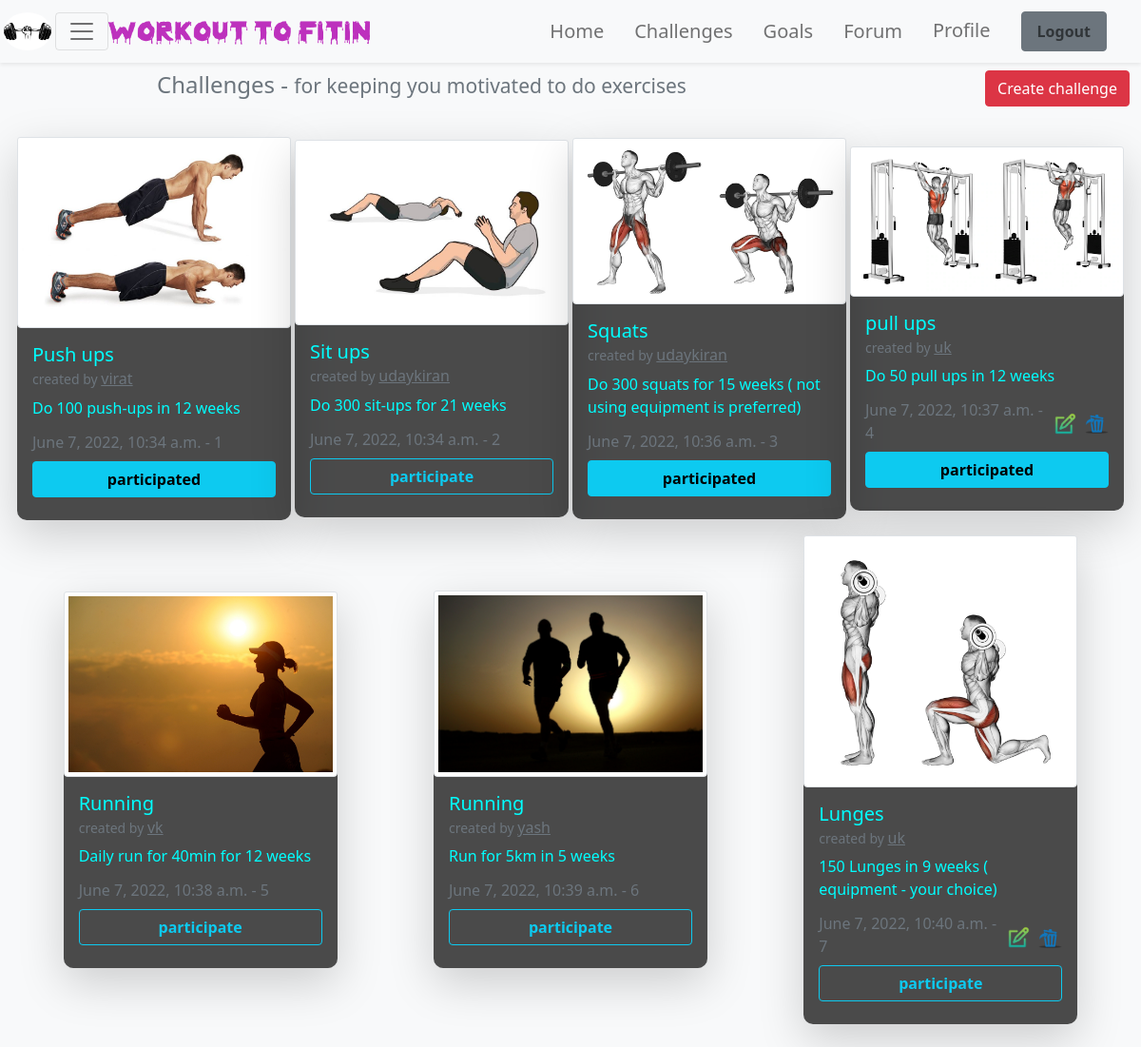
The page /challenges/ (signed in) on the database its author committed.
### myapp/models.py (models this page shows, shortened)
class Challenges(models.Model) :
    title = models.CharField(max_length=100)
    description = models.TextField(blank=True)
    user = models.ForeignKey(User,on_delete=models.CASCADE)
    updated = models.DateTimeField(auto_now=True) # it will updated every single time when it is saved
    created = models.DateTimeField(auto_now_add=True) # initial time stamp
    image = models.ImageField(default='challenges/default.jpg',upload_to='challenges')
    class Meta :
        ordering = ['updated','created']

### myapp/views.py (the view)
# urls.py: path('challenges/',myapp_views.challenges,name='challenges'),
@login_required
def challenges(request) :
    challenges = Challenges.objects.all()
    goals = Goals.objects.filter(participant=request.user)
    lis = []
    for x in goals :
        y = x.__str__()
        lis.append(y)
    context = {'challenges':challenges,'lis':lis}
    return render(request,'challenges.html',context=context)

### myapp/models.py (called while the page is built)
    def __str__(self) :
        return self.goal.title

### templates/challenges.html
{% extends 'base.html' %}
{% load static %}
{% block content %}
<div class="d-flex align-items-center bg-light p-2">
  <h4 class="text-muted mx-auto">Challenges - <small>for keeping you motivated to do exercises</small></h4>
  {% if request.user.is_authenticated %}
  <a href="{% url 'create_challenge' %}" class="btn btn-danger" style="margin-left:auto;margin-right:4px;">Create challenge</a>
  {% endif %}
</div>
<section class="bg-light d-flex justify-content-start align-items-center p-3 g-3 flex-wrap">
   {% for challenge in challenges %}
   <div class="m-2 cardhover shadow-lg mx-auto" style="width: 18rem;">
    <img class="card-img-top img-thumbnail img-responsive" src="{{challenge.image.url}}" />
    <div class="card-body">
      <h5 class="card-title">{{challenge.title}}</h5>
      <h6 class="card-subtitle mb-2 text-muted"><small>created by </small><a class='text-muted' href='{% url 'profile' %}' >{{challenge.user.username}}</a></h6>
      <p class="card-text">{{challenge.description}}</p>
      <div class="d-flex justify-content-between align-items-center">
          <p class="card-subtitle text-muted">{{challenge.updated}} - {{challenge.id}}</p>
          {% if request.user == challenge.user %}
                <div class="d-flex justify-content-between align-items-center" style="margin-left:auto;">
                    <a onclick="" class="text-decoration-none py-0 mx-2 imagehoverstyle" href="{% url 'challenge_update' challenge.id %}"><img style="width:25px;color:black;" src="{% static 'images/editicon.png' %}"></a>
                    <a class="text-decoration-none py-0 imagehoverstyle" href="{% url 'challenge_delete' challenge.id %}"><img style="width:25px;color:white;background-color:inherit;" src="{% static 'images/deleteicon.png' %}"></a>
                </div>
            {% endif %}
      </div>
      {% if challenge.title in lis %}
      <a class="btn btn-info d-block w-100 my-2 fw-bold" href="#">participated</a>
      {% else %}
      <a class="btn btn-outline-info d-block w-100 my-2 fw-bold" href="{% url 'participate_challenge' challenge.id %}">participate</a>
      {% endif %}
    </div>
  </div>
   {% endfor %}
</section>
{% endblock content %}

### templates/base.html (shortened to what this page needs)
<!DOCTYPE html>
{% load static %}
<html lang="en">
<head>
    <link rel="stylesheet" href="{% static 'css/main.css' %}">
    <link rel="stylesheet" href="{% static 'css/bootstrap.min.css' %}" >
</head>
<body>
    {% include 'navbar.html' %}
    {% block content %}
    {% endblock content %}
</body>
</html>

### templates/navbar.html (shortened to what this page needs)
{% load static %}
<nav class="navbar navbar-expand-lg navbar-light bg-light navstyle shadow-sm">
    <img class="logoimagestyle mx-1 d-block" src="{% static 'images/logo3.jpg' %}" />
    <button style="margin-left:auto;float:right;display: block;" class="navbar-toggler" type="button" data-bs-toggle="collapse" data-bs-target="#navbarTogglerDemo03">
      <span class="navbar-toggler-icon"></span>
    </button>
    <div class="collapse navbar-collapse" id="navbarTogglerDemo03" >
      <img style="height:50px;" class='' src="{% static 'images/logo2.png' %}" alt='image' />
      <ul class="navbar-nav mr-5 mt-2 mt-lg-0 h5"  style="margin-left:auto;">
        <li class="nav-item active mx-2">
          <a class="nav-link navlinkstyle" href="{% url 'home' %}">Home </a>
        </li>
        <li class="nav-item mx-2">
          <a class="nav-link navlinkstyle" href="{% url 'challenges' %}">Challenges</a>
        </li>
        <li class="nav-item mx-2">
          <a class="nav-link navlinkstyle" href="{% url 'goals' %}">Goals</a>
        </li>
        <li class="nav-item mx-2">
          <a class="nav-link navlinkstyle" href="{% url 'forum' %}">Forum</a>
        </li>
      </ul>
      <ul class="navbar-nav mr-5 mt-2 mt-lg-0 h5" style="margin-right:20px">
        {% if user.username != '' %}
        <li class="nav-item mx-2">
          <a class="nav-link navlinkstyle" href="{% url 'profile' %}">Profile</a>
        </li>
        <li class="nav-item mx-2">
          <a class="nav-link px-3 btn btn-secondary mx-2 fw-bold" href="{% url 'logout' %}">Logout</a>
        </li>
       {% endif %}
      </ul>
    </div>
  </nav>

### static/css/main.css (style rules this page uses)
body { background-color: blue; }
.navlinkstyle { position: relative; transition: 1s; }
.navlinkstyle::after { content:''; transition: 0.5s; width:0; height:2px; bottom:0; left:0; background-color:red; position:absolute; text-align: center; }
.navstyle { box-shadow: 1px 2px 3px 2px white; }
.logoimagestyle { width:50px; border-radius: 100%; background-color: inherit; }
.cardhover { transition: 0.5s; background-color: rgba(0,0,0,0.7); color:aqua; border-radius: 10px; }

### rows shown on the page
Challenges: image (picture), title "Push ups", user.username "virat", description "Do 100 push-ups in 12 weeks", updated "June 7, 2022, 10:34 a.m.", id "1", shows "participated"
Challenges: image (picture), title "Sit ups", user.username "udaykiran", description "Do 300 sit-ups for 21 weeks", updated "June 7, 2022, 10:34 a.m.", id "2", shows "participate"
Challenges: image (picture), title "Squats", user.username "udaykiran", description "Do 300 squats for 15 weeks ( not using equipment is preferred)", updated "June 7, 2022, 10:36 a.m.", id "3", shows "participated"
Challenges: image (picture), title "pull ups", user.username "uk", description "Do 50 pull ups in 12 weeks", updated "June 7, 2022, 10:37 a.m.", id "4", shows "participated"
Challenges: image (picture), title "Running", user.username "vk", description "Daily run for 40min for 12 weeks", updated "June 7, 2022, 10:38 a.m.", id "5", shows "participate"
Challenges: image (picture), title "Running", user.username "yash", description "Run for 5km in 5 weeks", updated "June 7, 2022, 10:39 a.m.", id "6", shows "participate"
Challenges: image (picture), title "Lunges", user.username "uk", description "150 Lunges in 9 weeks ( equipment - your choice)", updated "June 7, 2022, 10:40 a.m.", id "7", shows "participate"
